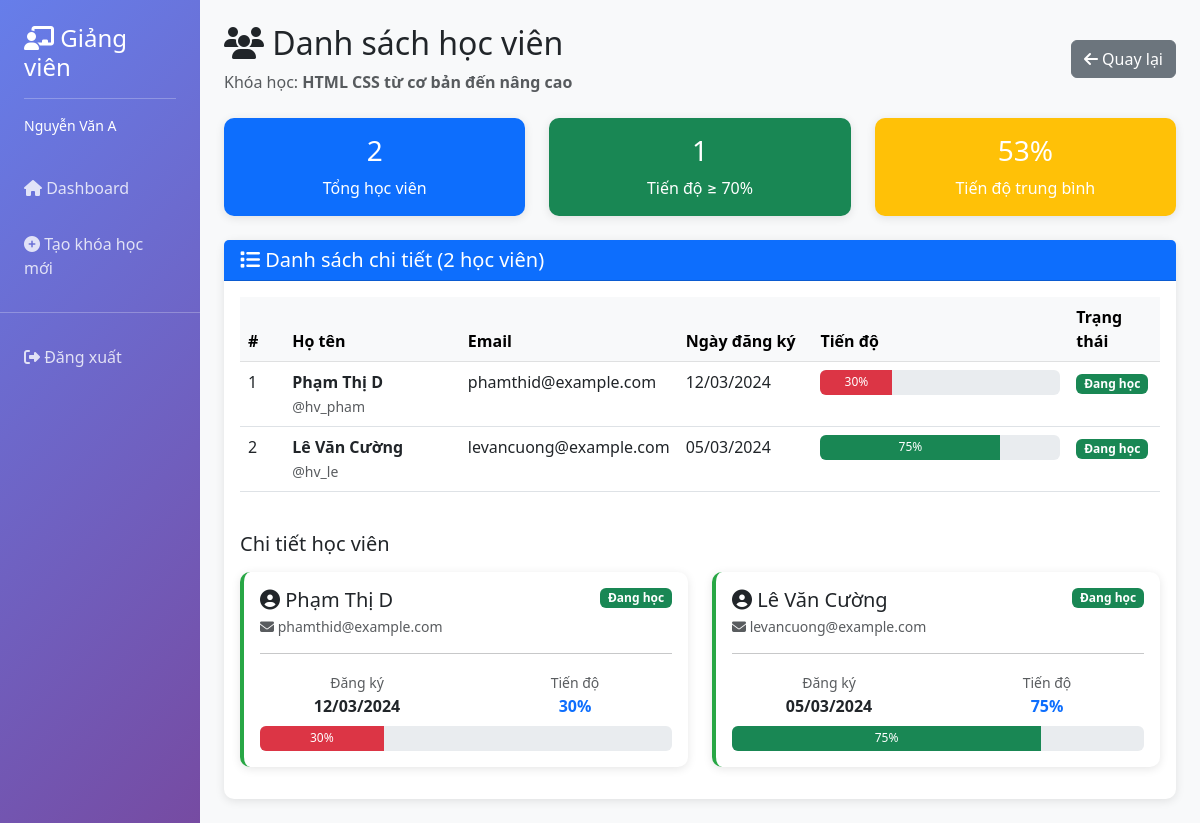
Screenshot of /controllers/TeacherController.php?action=view_students&course_id=1 (signed in) with the database file from the repository.
### tables this page shows
CREATE TABLE courses
    (
        id             INT PRIMARY KEY AUTO_INCREMENT,
        title          VARCHAR(255) NOT NULL,
        description    TEXT,
        instructor_id  INT          NOT NULL,
        category_id    INT          NOT NULL,
        price          DECIMAL(10, 2) DEFAULT 0.00,
        duration_weeks INT,
        level          VARCHAR(50),
        image VARCHAR(255),
        created_at     DATETIME       DEFAULT CURRENT_TIMESTAMP,
        updated_at     DATETIME       DEFAULT CURRENT_TIMESTAMP ON UPDATE CURRENT_TIMESTAMP,
        FOREIGN KEY (instructor_id) REFERENCES users (id) ON DELETE CASCADE,
        FOREIGN KEY (category_id) REFERENCES categories (id) ON DELETE CASCADE
    );

CREATE TABLE enrollments
    (
        id            INT PRIMARY KEY AUTO_INCREMENT,
        course_id     INT NOT NULL,
        student_id    INT NOT NULL,
        enrolled_date DATETIME    DEFAULT CURRENT_TIMESTAMP,
        status        VARCHAR(50) DEFAULT 'active',
        progress INT DEFAULT 0,
        FOREIGN KEY (course_id) REFERENCES courses(id) ON DELETE CASCADE,
        FOREIGN KEY (student_id) REFERENCES users (id) ON DELETE CASCADE,
        UNIQUE KEY unique_enrollment (course_id, student_id)
    );

CREATE TABLE users
    (
        id       INT PRIMARY KEY AUTO_INCREMENT,
        username VARCHAR(255) UNIQUE NOT NULL,
        email    VARCHAR(255) UNIQUE NOT NULL,
        password VARCHAR(255)        NOT NULL,
        fullname VARCHAR(255),
        role     INT                 NOT NULL DEFAULT 0,
        created_at DATETIME DEFAULT CURRENT_TIMESTAMP
    );

### config/ConnectDb.php (called while the page is built)
<?php
class ConnectDb
{
    private $host = "127.0.0.1";
    private $db = "btth02_cnweb";
    private $user = "root";
    private $password = "";
    private $charset = "utf8mb4";
    private $pdo;
    public function __construct()
    {
        $dsn = "mysql:host={$this->host};dbname={$this->db};charset={$this->charset}";
        try {
            $this->pdo = new PDO($dsn, $this->user, $this->password);
            $this->pdo->setAttribute(PDO::ATTR_ERRMODE, PDO::ERRMODE_EXCEPTION);
        } catch (PDOException $e) {
            echo "Connection failed: " . $e->getMessage();
        }
    }
    public function getConnection()
    {
        return $this->pdo;
    }
}

### config/CourseDB.php (called while the page is built, shortened)
<?php
require_once "../config/ConnectDb.php";
class CourseManager {
    private $pdo;
    public function __construct(ConnectDb $db) {
        $this->pdo = $db->getConnection();
    }
    public function getCourseById($id) {
        $sql = "SELECT * FROM courses WHERE id = :id";
        $stmt = $this->pdo->prepare($sql);
        $stmt->execute([':id' => $id]);
        return $stmt->fetch(PDO::FETCH_ASSOC);
    }
}

### views/teacher/view_students.php (the view, shortened to what this page needs)
<!DOCTYPE html>
<html lang="vi">
<head>
    <link href="https://cdn.jsdelivr.net/npm/bootstrap@5.3.0/dist/css/bootstrap.min.css" rel="stylesheet">
    <link href="https://cdnjs.cloudflare.com/ajax/libs/font-awesome/6.4.0/css/all.min.css" rel="stylesheet">
</head>
<body>
<div class="container-fluid">
    <div class="row">
        <div class="col-md-2 sidebar p-0">
            <div class="p-4">
                <h4><i class="fas fa-chalkboard-teacher"></i> Giảng viên</h4>
                <hr class="bg-white">
                <p class="small mb-0"><?= htmlspecialchars($teacher_name) ?></p>
            </div>
            <nav class="nav flex-column">
                <a class="nav-link" href="<?= BASE_URL ?>controllers/TeacherController.php">
                    <i class="fas fa-home"></i> Dashboard
                </a>
                <a class="nav-link" href="<?= BASE_URL ?>controllers/TeacherController.php?action=create_course">
                    <i class="fas fa-plus-circle"></i> Tạo khóa học mới
                </a>
                <hr class="bg-white">
                <a class="nav-link" href="<?= BASE_URL ?>">
                    <i class="fas fa-sign-out-alt"></i> Đăng xuất
                </a>
            </nav>
        </div>
        <div class="col-md-10 p-4">
            <div class="d-flex justify-content-between align-items-center mb-4">
                <div>
                    <h2><i class="fas fa-users"></i> Danh sách học viên</h2>
                    <p class="text-muted mb-0">Khóa học: <strong><?= htmlspecialchars($course['title']) ?></strong></p>
                </div>
                <a href="<?= BASE_URL ?>controllers/TeacherController.php" class="btn btn-secondary">
                    <i class="fas fa-arrow-left"></i> Quay lại
                </a>
            </div>
            <div class="row mb-4">
                <div class="col-md-4">
                    <div class="card bg-primary text-white">
                        <div class="card-body text-center">
                            <h3><?= count($students) ?></h3>
                            <p class="mb-0">Tổng học viên</p>
                        </div>
                    </div>
                </div>
                <div class="col-md-4">
                    <div class="card bg-success text-white">
                        <div class="card-body text-center">
                            <h3><?= count(array_filter($students, fn($s) => $s['progress'] >= 70)) ?></h3>
                            <p class="mb-0">Tiến độ ≥ 70%</p>
                        </div>
                    </div>
                </div>
                <div class="col-md-4">
                    <div class="card bg-warning text-white">
                        <div class="card-body text-center">
                            <h3><?= count($students) > 0 ? round(array_sum(array_column($students, 'progress')) / count($students)) : 0 ?>%</h3>
                            <p class="mb-0">Tiến độ trung bình</p>
                        </div>
                    </div>
                </div>
            </div>
            <div class="card">
                <div class="card-header bg-primary text-white">
                    <h5 class="mb-0"><i class="fas fa-list"></i> Danh sách chi tiết (<?= count($students) ?> học viên)</h5>
                </div>
                <div class="card-body">
                    <?php if (empty($students)): ?>
                        <div class="text-center py-5 text-muted">
                            <i class="fas fa-user-slash fa-4x mb-3"></i>
                            <p>Chưa có học viên nào đăng ký khóa học này.</p>
                        </div>
                    <?php else: ?>
                        <div class="table-responsive">
                            <table class="table table-hover">
                                <thead class="table-light">
                                    <tr>
                                        <th width="5%">#</th>
                                        <th width="20%">Họ tên</th>
                                        <th width="20%">Email</th>
                                        <th width="15%">Ngày đăng ký</th>
                                        <th width="30%">Tiến độ</th>
                                        <th width="10%">Trạng thái</th>
                                    </tr>
                                </thead>
                                <tbody>
                                    <?php foreach ($students as $index => $student): ?>
                                    <tr>
                                        <td><?= $index + 1 ?></td>
                                        <td>
                                            <strong><?= htmlspecialchars($student['fullname']) ?></strong><br>
                                            <small class="text-muted">@<?= htmlspecialchars($student['username']) ?></small>
                                        </td>
                                        <td><?= htmlspecialchars($student['email']) ?></td>
                                        <td><?= date('d/m/Y', strtotime($student['enrolled_date'])) ?></td>
                                        <td>
                                            <div class="progress">
                                                <?php
                                                $progress = $student['progress'];
                                                $progressClass = 'bg-danger';
                                                if ($progress >= 70) $progressClass = 'bg-success';
                                                elseif ($progress >= 40) $progressClass = 'bg-warning';
                                                ?>
                                                <div class="progress-bar <?= $progressClass ?>"
                                                     role="progressbar"
                                                     style="width: <?= $progress ?>%"
                                                     aria-valuenow="<?= $progress ?>"
                                                     aria-valuemin="0"
                                                     aria-valuemax="100">
                                                    <?= $progress ?>%
                                                </div>
                                            </div>
                                        </td>
                                        <td>
                                            <?php if ($student['status'] == 'active'): ?>
                                                <span class="badge bg-success">Đang học</span>
                                            <?php elseif ($student['status'] == 'completed'): ?>
                                                <span class="badge bg-primary">Hoàn thành</span>
                                            <?php else: ?>
                                                <span class="badge bg-secondary"><?= $student['status'] ?></span>
                                            <?php endif; ?>
                                        </td>
                                    </tr>
                                    <?php endforeach; ?>
                                </tbody>
                            </table>
                        </div>
                        <div class="mt-4">
                            <h5 class="mb-3">Chi tiết học viên</h5>
                            <div class="row">
                                <?php foreach ($students as $student): ?>
                                <div class="col-md-6 mb-3">
                                    <div class="card student-card">
                                        <div class="card-body">
                                            <div class="d-flex justify-content-between align-items-start mb-2">
                                                <div>
                                                    <h5 class="mb-1">
                                                        <i class="fas fa-user-circle"></i>
                                                        <?= htmlspecialchars($student['fullname']) ?>
                                                    </h5>
                                                    <p class="text-muted small mb-0">
                                                        <i class="fas fa-envelope"></i> <?= htmlspecialchars($student['email']) ?>
                                                    </p>
                                                </div>
                                                <?php if ($student['status'] == 'active'): ?>
                                                    <span class="badge bg-success">Đang học</span>
                                                <?php elseif ($student['status'] == 'completed'): ?>
                                                    <span class="badge bg-primary">Hoàn thành</span>
                                                <?php endif; ?>
                                            </div>
                                            <hr>
                                            <div class="row text-center">
                                                <div class="col-6">
                                                    <small class="text-muted">Đăng ký</small>
                                                    <p class="mb-0 fw-bold"><?= date('d/m/Y', strtotime($student['enrolled_date'])) ?></p>
                                                </div>
                                                <div class="col-6">
                                                    <small class="text-muted">Tiến độ</small>
                                                    <p class="mb-0 fw-bold text-primary"><?= $student['progress'] ?>%</p>
                                                </div>
                                            </div>
                                            <div class="mt-2">
                                                <div class="progress">
                                                    <?php
                                                    $progress = $student['progress'];
                                                    $progressClass = 'bg-danger';
                                                    if ($progress >= 70) $progressClass = 'bg-success';
                                                    elseif ($progress >= 40) $progressClass = 'bg-warning';
                                                    ?>
                                                    <div class="progress-bar <?= $progressClass ?>"
                                                         role="progressbar"
                                                         style="width: <?= $progress ?>%">
                                                        <?= $progress ?>%
                                                    </div>
                                                </div>
                                            </div>
                                        </div>
                                    </div>
                                </div>
                                <?php endforeach; ?>
                            </div>
                        </div>
                    <?php endif; ?>
                </div>
            </div>
        </div>
    </div>
</div>
</body>
</html>

### views/teacher/view_students.php (style rules this page uses)
body { background-color: #f8f9fa; }
.sidebar { min-height: 100vh; background: linear-gradient(135deg, #667eea 0%, #764ba2 100%); color: white; }
.sidebar .nav-link { color: rgba(255, 255, 255, 0.8); padding: 1rem 1.5rem; transition: all 0.3s; }
.card { border: none; border-radius: 10px; box-shadow: 0 2px 10px rgba(0, 0, 0, 0.1); }
.progress { height: 25px; }
.student-card { border-left: 4px solid #28a745; transition: all 0.3s; }

### rows the page displays
courses: title "HTML CSS từ cơ bản đến nâng cao"
enrollments: student.fullname "Phạm Thị D", student.username "hv_pham", student.email "phamthid@example.com", enrolled_date "12/03/2024", progress "30", status "Đang học"
enrollments: student.fullname "Lê Văn Cường", student.username "hv_le", student.email "levancuong@example.com", enrolled_date "05/03/2024", progress "75", status "Đang học"

### other values shown
$teacher_name "Nguyễn Văn A"
count($students) "2"
count(array_filter($students, fn($s) => $s['progress'] >= 70)) "1"
array_sum(array_column($students, 'progress')) / count($students) "53"
